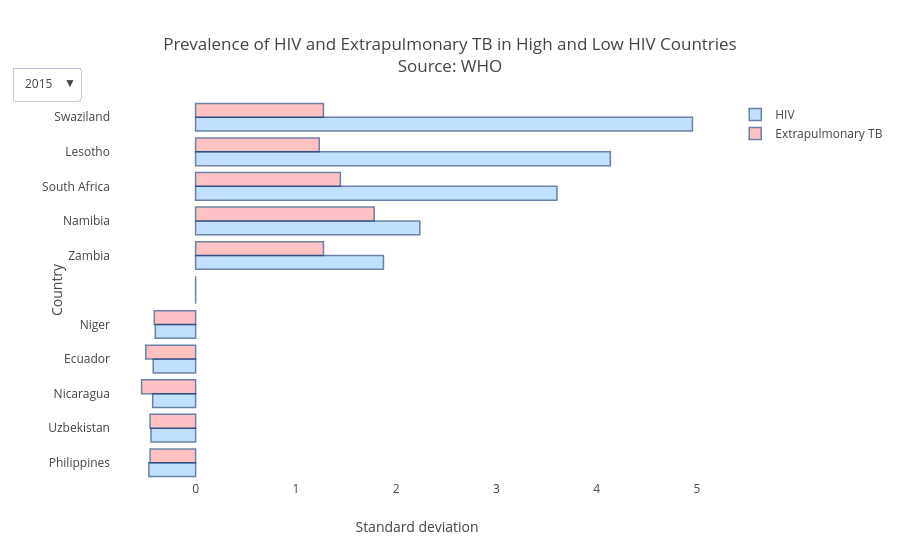

Notebook source saved alongside this figure:
### Code cell
dfpul_combined.loc[dfpul_combined['country']=='Iran (Islamic Republic of)', 'country'] = 'Iran'

pulmcombined_hivsort_top = get_data_by_year_list([2015, 2010, 2005, 2000], dfpul_combined, 'hiv_cases_100k', ascending=False)
pulmcombined_hivsort_bottom = get_data_by_year_list([2015, 2010, 2005, 2000], dfpul_combined, 'hiv_cases_100k', ascending=True)
pulmcombined_hivsort = []

temporary = []

for i in range(4):

    
    curr_top = pulmcombined_hivsort_top[i]
    curr_bot = pulmcombined_hivsort_bottom[i]
    
    s = StandardScaler()
    curr_top[['hiv_cases_100k', 'extrapulm_tb_cases_100k']] = s.fit_transform(curr_top[['hiv_cases_100k', 'extrapulm_tb_cases_100k']])
    curr_bot[['hiv_cases_100k', 'extrapulm_tb_cases_100k']] = s.fit_transform(curr_bot[['hiv_cases_100k', 'extrapulm_tb_cases_100k']])
    
    # add space between top 5 and bottom 5
    curr_top.loc[99999] = [0,0,'',0.0,0.0,0.0]

    
    # for the top 5 countries
    # 2015: swaziland, lesotho, south africa, namibia, zambia
    # 2005: swaziland, south africa, lesotho, namibia, zambia
    if i == 0 or i == 2:
        # for 2015
        condition_top = (curr_top['country'] == 'Swaziland') | (curr_top['country'] == 'Lesotho') | (curr_top['country'] == 'South Africa') | (curr_top['country'] == 'Namibia') | (curr_top['country'] == 'Zambia') | (curr_top['country'] == '')
    # 2010: swaziland, lesotho, south africa, namibia, zambia
    elif i == 1:
         condition_top = (curr_top['country'] == 'Swaziland') | (curr_top['country'] == 'Lesotho') | (curr_top['country'] == 'South Africa') | (curr_top['country'] == 'Namibia') | (curr_top['country'] == 'Zambia') | (curr_top['country'] == '')
    # 2000: # Botswana, Zimbabwe, Swaziland, Namibia, Malawi
    elif i == 3:
        condition_top = (curr_top['country'] == 'Botswana') | (curr_top['country'] == 'Zimbabwe') | (curr_top['country'] == 'Swaziland') | (curr_top['country'] == 'Namibia') | (curr_top['country'] == 'Malawi') | (curr_top['country'] == '')
    
    ########################################################################################################################
    
    # for the bottom 5 countries
    if i == 0:
        # 2015:  nicaragua, ecuador, niger, philippines, uzbekistan
        condition_bot = (curr_bot['country'] == 'Niger') | (curr_bot['country'] == 'Philippines') | (curr_bot['country'] == 'Ecuador') | (curr_bot['country'] == 'Nicaragua') | (curr_bot['country'] == 'Uzbekistan') 
    
    elif i == 1:
        # 2010: Egypt, Philippines, Lebanon, Iran (Islamic Republic of), Nicaragua
        condition_bot = (curr_bot['country'] == 'Egypt') | (curr_bot['country'] == 'Philippines') | (curr_bot['country'] == 'Lebanon') | (curr_bot['country'] == 'Iran') | (curr_bot['country'] == 'Nicaragua')
        
    elif i == 2:
        # 2005: Egypt, Lebanon, Cuba, Philippines, Kazakhstan
        condition_bot = (curr_bot['country'] == 'Egypt') | (curr_bot['country'] == 'Lebanon') | (curr_bot['country'] == 'Cuba') | (curr_bot['country'] == 'Philippines') | (curr_bot['country'] == 'Kazakhstan') 
        
    elif i == 3:
        # 2000: colombia, mexico, gatemala, argentina, chile
        condition_bot = (curr_bot['country'] == 'Colombia') | (curr_bot['country'] == 'Mexico') | (curr_bot['country'] == 'Guatemala') | (curr_bot['country'] == 'Argentina') | (curr_bot['country'] == 'Chile') 
    
    t=pd.concat([curr_bot[condition_bot], curr_top[condition_top][::-1]], axis=0)
    pulmcombined_hivsort.append(t)
    temporary.append(curr_bot[condition_bot])
    
    
years = [2015, 2010, 2005, 2000]
for i, c in enumerate(pulmcombined_hivsort_bottom):
    print('{}: {} countries'.format(years[i], len(c)))
    
    
###############################################################################
TITLE = 'Prevalence of HIV and Extrapulmonary TB in High and Low HIV Countries'
XAXIS = 'Standard deviation'
YAXIS = 'Country'
LEGEND_VALUES = ['HIV', 'Extrapulmonary TB']
###########################################################################

create_x_vs_multi_y_bar('country', ['hiv_cases_100k', 'extrapulm_tb_cases_100k'], 
                        pulmcombined_hivsort, False, x_axis_title=XAXIS, y_axis_title=YAXIS, legend_values=LEGEND_VALUES, title=TITLE)

### Figure 1 — Plotly figure (JSON) as saved in the notebook; plotly's stock layout.template omitted (floating-point values rounded to 4 significant figures)
{"data": [{"x": [-0.4666, -0.445, -0.4281, -0.4227, -0.4017, 0, 1.874, 2.236, 3.605, 4.137, 4.956], "y": ["Philippines", "Uzbekistan", "Nicaragua", "Ecuador", "Niger", "", "Zambia", "Namibia", "South Africa", "Lesotho", "Swaziland"], "type": "bar", "name": "HIV", "opacity": 0.6, "visible": true, "marker": {"line": {"width": 1.5, "color": "rgb(8,48,107)"}, "color": "rgb(153, 204, 255)"}, "orientation": "h"}, {"x": [-0.4544, -0.4544, -0.5388, -0.4966, -0.4122, 0, 1.275, 1.781, 1.444, 1.233, 1.275], "y": ["Philippines", "Uzbekistan", "Nicaragua", "Ecuador", "Niger", "", "Zambia", "Namibia", "South Africa", "Lesotho", "Swaziland"], "type": "bar", "name": "Extrapulmonary TB", "opacity": 0.6, "visible": true, "marker": {"line": {"width": 1.5, "color": "rgb(8,48,107)"}, "color": "rgb(255, 153, 153)"}, "orientation": "h"}, {"x": [-0.5001, -0.4972, -0.49, -0.4763, -0.4521, 0, 2.078, 2.326, 3.546, 4.045, 4.424], "y": ["Egypt", "Philippines", "Lebanon", "Iran", "Nicaragua", "", "Zambia", "Namibia", "South Africa", "Lesotho", "Swaziland"], "type": "bar", "name": "HIV", "opacity": 0.6, "visible": false, "marker": {"line": {"width": 1.5, "color": "rgb(8,48,107)"}, "color": "rgb(153, 204, 255)"}, "orientation": "h"}, {"x": [-0.5152, -0.5716, -0.4871, -0.5152, -0.4871, 0, 1.231, 2.358, 2.218, 2.499, 3.232], "y": ["Egypt", "Philippines", "Lebanon", "Iran", "Nicaragua", "", "Zambia", "Namibia", "South Africa", "Lesotho", "Swaziland"], "type": "bar", "name": "Extrapulmonary TB", "opacity": 0.6, "visible": false, "marker": {"line": {"width": 1.5, "color": "rgb(8,48,107)"}, "color": "rgb(255, 153, 153)"}, "orientation": "h"}, {"x": [-0.5162, -0.5156, -0.5071, -0.5029, -0.5016, 0, 2.016, 2.365, 3.528, 3.846, 3.891], "y": ["Egypt", "Philippines", "Lebanon", "Cuba", "Kazakhstan", "", "Zambia", "Namibia", "Lesotho", "South Africa", "Swaziland"], "type": "bar", "name": "HIV", "opacity": 0.6, "visible": false, "marker": {"line": {"width": 1.5, "color": "rgb(8,48,107)"}, "color": "rgb(153, 204, 255)"}, "orientation": "h"}, {"x": [-0.5965, -0.7092, -0.5589, -0.7092, -0.5213, 0, 1.922, 2.786, 3.199, 2.335, 4.214], "y": ["Egypt", "Philippines", "Lebanon", "Cuba", "Kazakhstan", "", "Zambia", "Namibia", "Lesotho", "South Africa", "Swaziland"], "type": "bar", "name": "Extrapulmonary TB", "opacity": 0.6, "visible": false, "marker": {"line": {"width": 1.5, "color": "rgb(8,48,107)"}, "color": "rgb(255, 153, 153)"}, "orientation": "h"}, {"x": [-0.4749, -0.4628, -0.4599, -0.4589, -0.4497, 0, 2.287, 2.351, 3.393, 3.833, 4.454], "y": ["Chile", "Guatemala", "Mexico", "Colombia", "Argentina", "", "Malawi", "Namibia", "Swaziland", "Zimbabwe", "Botswana"], "type": "bar", "name": "HIV", "opacity": 0.6, "visible": false, "marker": {"line": {"width": 1.5, "color": "rgb(8,48,107)"}, "color": "rgb(153, 204, 255)"}, "orientation": "h"}, {"x": [-0.3827, -0.4734, -0.4734, -0.413, -0.3827, 0, 1.007, 1.792, 1.128, 1.611, 1.611], "y": ["Chile", "Guatemala", "Mexico", "Colombia", "Argentina", "", "Malawi", "Namibia", "Swaziland", "Zimbabwe", "Botswana"], "type": "bar", "name": "Extrapulmonary TB", "opacity": 0.6, "visible": false, "marker": {"line": {"width": 1.5, "color": "rgb(8,48,107)"}, "color": "rgb(255, 153, 153)"}, "orientation": "h"}], "layout": {"title": "Prevalence of HIV and Extrapulmonary TB in High and Low HIV Countries<br>Source: WHO", "updatemenus": [{"buttons": [{"label": "2015", "args": ["visible", [true, true, false, false, false, false, false, false]], "method": "restyle"}, {"label": "2010", "args": ["visible", [false, false, true, true, false, false, false, false]], "method": "restyle"}, {"label": "2005", "args": ["visible", [false, false, false, false, true, true, false, false]], "method": "restyle"}, {"label": "2000", "args": ["visible", [false, false, false, false, false, false, true, true]], "method": "restyle"}], "x": 5.5, "yanchor": "bottom"}], "yaxis": {"title": "Country"}, "xaxis": {"title": "Standard deviation"}}}
